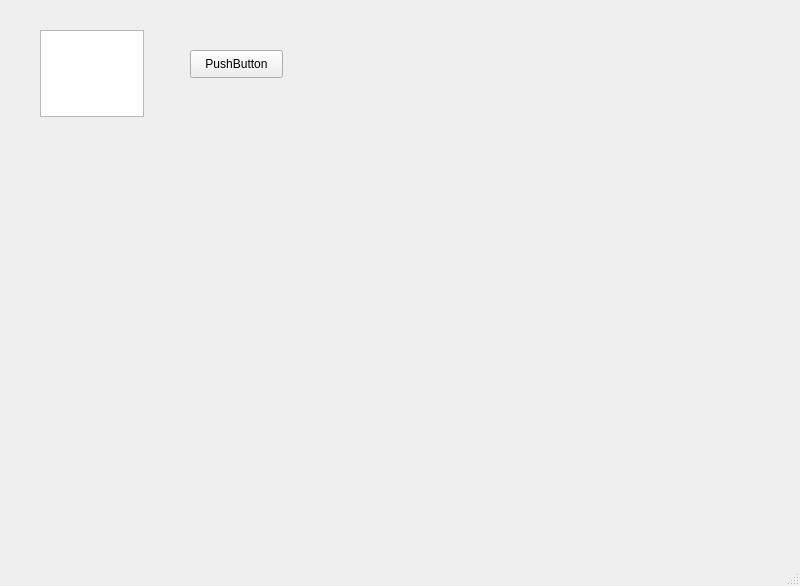
<?xml version="1.0" encoding="UTF-8"?>
<ui version="4.0">
 <class>MainWindow</class>
 <widget class="QMainWindow" name="MainWindow">
  <property name="geometry">
   <rect>
    <x>0</x>
    <y>0</y>
    <width>800</width>
    <height>586</height>
   </rect>
  </property>
  <property name="windowTitle">
   <string>MainWindow</string>
  </property>
  <widget class="QWidget" name="centralwidget">
   <widget class="QPushButton" name="pushButton">
    <property name="geometry">
     <rect>
      <x>190</x>
      <y>50</y>
      <width>93</width>
      <height>28</height>
     </rect>
    </property>
    <property name="text">
     <string>PushButton</string>
    </property>
   </widget>
   <widget class="QPlainTextEdit" name="plainTextEdit">
    <property name="geometry">
     <rect>
      <x>40</x>
      <y>30</y>
      <width>104</width>
      <height>87</height>
     </rect>
    </property>
   </widget>
   <widget class="QSplitter" name="splitter">
    <property name="geometry">
     <rect>
      <x>0</x>
      <y>0</y>
      <width>0</width>
      <height>0</height>
     </rect>
    </property>
    <property name="orientation">
     <enum>Qt::Vertical</enum>
    </property>
   </widget>
  </widget>
  <widget class="QMenuBar" name="menubar">
   <property name="geometry">
    <rect>
     <x>0</x>
     <y>0</y>
     <width>800</width>
     <height>26</height>
    </rect>
   </property>
  </widget>
  <widget class="QStatusBar" name="statusbar"/>
 </widget>
 <resources/>
 <connections>
  <connection>
   <sender>pushButton</sender>
   <signal>clicked()</signal>
   <receiver>MainWindow</receiver>
   <slot>on_btn_click()</slot>
   <hints>
    <hint type="sourcelabel">
     <x>224</x>
     <y>92</y>
    </hint>
    <hint type="destinationlabel">
     <x>242</x>
     <y>252</y>
    </hint>
   </hints>
  </connection>
 </connections>
 <slots>
  <slot>on_btn_click()</slot>
 </slots>
</ui>
